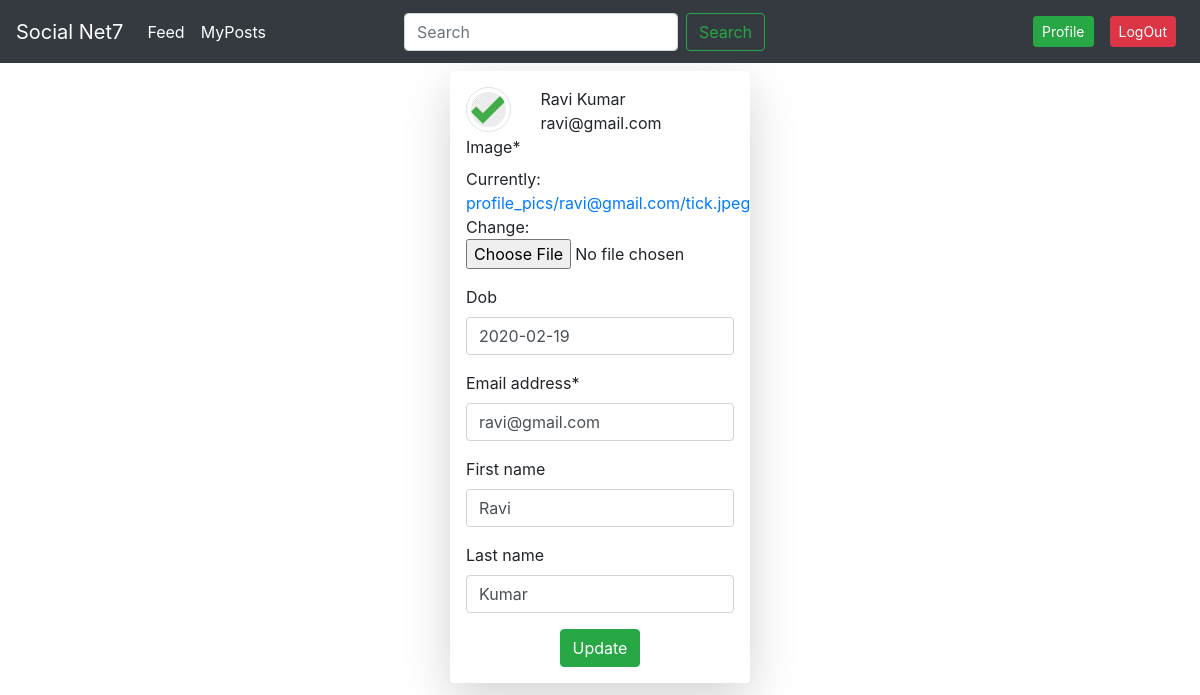
Screenshot of /profile/ (signed in) with the database file from the repository.
### users/models.py (models this page shows, shortened)
class SnetUser(AbstractUser):
	username = None
	email = models.EmailField(_('email address'), unique=True)
	signup_date = models.DateTimeField(auto_now_add=True)
	USERNAME_FIELD = 'email'
	REQUIRED_FIELDS = []
	objects = CustomUserManager()

class Profile(models.Model):
	image = models.ImageField(default='female.jpg', upload_to=profile_img_directory)
	user = models.OneToOneField(SnetUser, on_delete=models.CASCADE)
	dob = models.DateField(null=True, blank=True)

### users/views.py (the view)
# urls.py: path('profile/', user_views.profile, name='profile')
@login_required
def profile(request):
	if request.method == 'POST':
		profile_form = ProfileUpdateForm(request.POST, request.FILES, instance=request.user.profile)
		user_form = UserUpdateForm(request.POST, instance=request.user)
		if profile_form.is_valid() and user_form.is_valid():
			profile_form.save()
			user_form.save()
			messages.success(request, f'Successfully updated profile')
			return HttpResponseRedirect(reverse('profile'))
	else:
		profile_form = ProfileUpdateForm(instance=request.user.profile)
		user_form = UserUpdateForm(instance=request.user)
	return render(request, 'users/profile.html', locals())

### users/forms.py
class ProfileUpdateForm(forms.ModelForm):
	dob = forms.DateField(input_formats=['%d/%m/%Y'], required=False, widget=forms.TextInput(attrs={
		'id':'datepicker'
		}))
	class Meta:
		model = Profile
		fields = ['image', 'dob']

class UserUpdateForm(forms.ModelForm):
	class Meta:
		model = SnetUser
		fields = ['email', 'first_name', 'last_name']

### users/templates/users/profile.html (shortened to what this page needs)
{% extends 'users/base.html' %}
{% load crispy_forms_tags %}
{% block body %}
<div class="container rounded shadow-lg mt-2 p-3 w-25">
	<div class="row">
		<div class="col-md-3">
			<img class="img-thumbnail rounded-circle" src="{{request.user.profile.image.url}}" width="50" height="50">
		</div>
		<div class="col-md-6">
			<div>
				<span>{{request.user.first_name}} {{request.user.last_name}}</span>
			</div>
			<span>{{request.user.email}}</span>
		</div>
	</div>
	<div>
		<form method="post" enctype="multipart/form-data">
			{{profile_form|crispy}}
			{{user_form|crispy}}
			<div align="center">
				<input class="btn btn-success" type="submit" name="submit" value="Update" >
			</div>
		</form>
	</div>
</div>
{% endblock body %}

### rows the page displays
SnetUser: user.profile.image (picture), user.first_name "Ravi", user.last_name "Kumar", user.email "ravi@gmail.com", email "ravi@gmail.com", first_name "Ravi", last_name "Kumar"
Profile: dob "2020-02-19"
